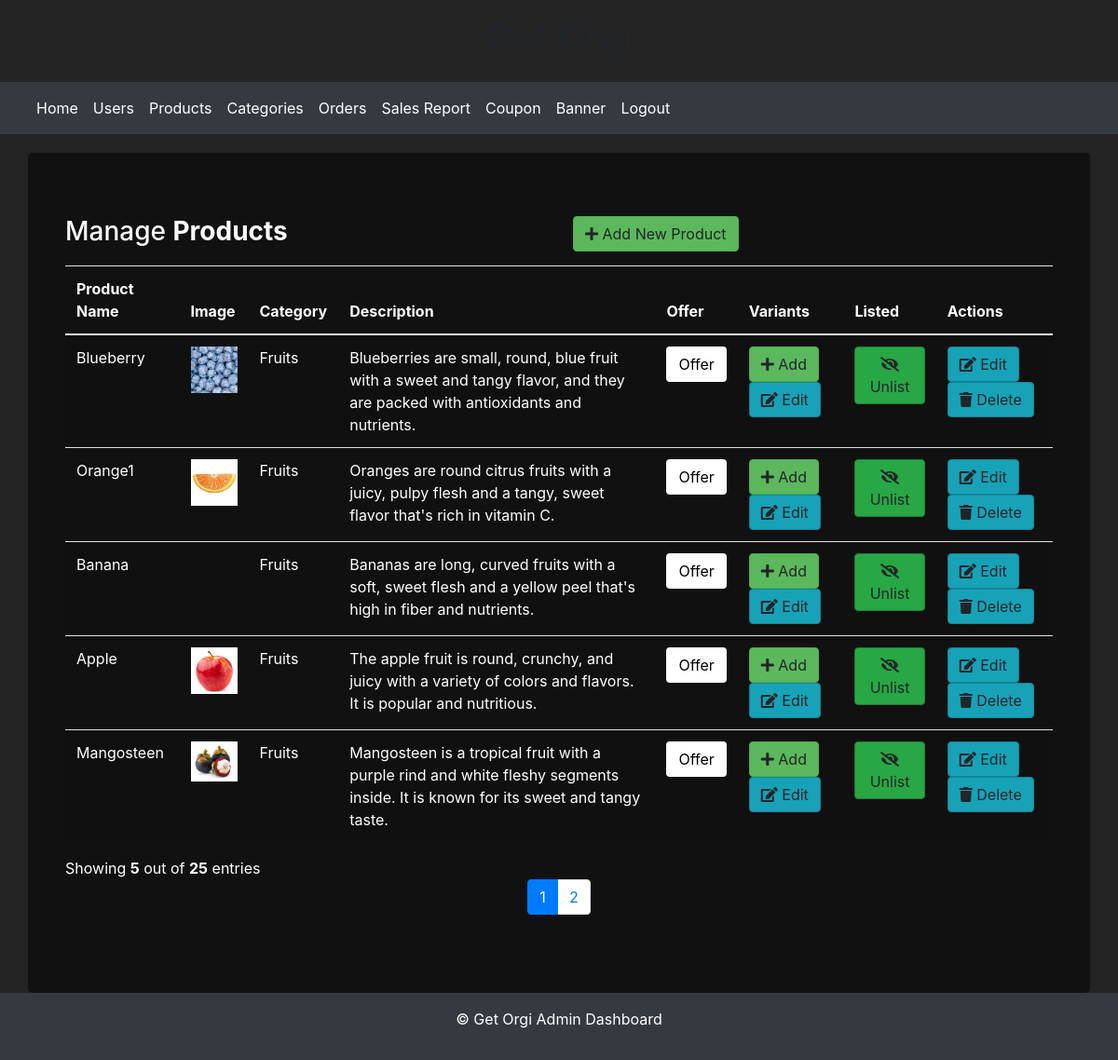
Page /admin_page (signed in) on the committed database.
### shopping/models.py (models this page shows, shortened)
class Product(models.Model):
    name = models.CharField(max_length=50)
    description = models.TextField(max_length=200, default='')
    stock = models.PositiveIntegerField(default=1)
    category = models.ForeignKey(Category, on_delete=models.CASCADE,  null=True)
    normalprice = models.IntegerField(default=0)
    listed = models.BooleanField(default=True)
    offer_percentage = models.IntegerField(default=0,null=True)

class Image(models.Model):
    image = models.ImageField(upload_to='products/')
    product = models.ForeignKey(Product, on_delete=models.CASCADE, null=True, blank=True, related_name='images', default=None)

class Category(models.Model):
    name = models.CharField(max_length=50)
    offer_percentage = models.IntegerField(blank=True, null=True)
    def __str__(self):
        return self.name

### shopping/views.py (the view)
# urls.py: path('admin_page',views.admin_page,name="admin_page"),
@never_cache
def admin_page(request):
    if 'adusername' in request.session:
        orgi = Product.objects.all()
        categories = Category.objects.all()
        context = {
            'orgi': orgi,
        'categories': categories}
        return render(request,'admin.html',context)
    else:
        return redirect('admin_login')

### templates/admin.html (shortened to what this page needs)
{% extends 'admin_dash.html'%}
{%block content%}
<link rel="stylesheet" href="https://cdnjs.cloudflare.com/ajax/libs/font-awesome/5.15.3/css/all.min.css">
<body>
    <div class="container">
        <div class="table-title">
            <div class="row">
                <div class="col-sm-6">
                    <h2>Manage <b>Products</b></h2>
                </div>
                <div class="col-sm-6">
                    <a href="{% url 'add'  %}" class="btn btn-add"><i class="fas fa-plus"></i> Add New Product</a>
                </div>
            </div>
        </div>
            <table class="table table-striped table-hover">
                <thead>
                    <tr>
                        <th>Product Name</th>
                        <th>Image</th>
                        <th>Category</th>
                        <th>Description</th>
                        <th>Offer</th>
                        <th>Variants</th>
                        <th>Listed</th>
                        <th>Actions</th>
                    </tr>
                </thead>
                <tbody>
                    {% for i in orgi %}
                    <tr>
                        <td>{{ i.name }}</td>
                        <td>
                            <div id="achu">
                                {% if i.images.all %}
                                {% with i.images.all|first as img %}
                                <img class="img-fluid w-100" src="{{ img.image.url }}" alt="{{ product.name }}">
                                {% endwith %}
                                {% endif %}
                            </div>
                        </td>
                        <td>{{ i.category }}</td>
                        <td>{{ i.description }}</td>
                        <td><a href="{% url 'product_offer' product_id=i.id %}" class="btn btn-offer">Offer</a></td>
                        <td>
                            <a href="{% url 'add_variants' i.id %}" class="btn btn-add">
                                <i class="fas fa-plus"></i> Add
                            </a>
                            <a href="{% url 'edit_variants' i.id %}" class="btn btn-edit">
                                <i class="fas fa-edit"></i> Edit
                            </a>
                        </td>
                        <td>
                            {% if i.listed %}
                                <form method="post" action="{% url 'list_unlist_product' %}">
                                    <button type="submit" class="btn btn-unlist"><i class="fas fa-eye-slash"></i> Unlist</button>
                                </form>
                            {% endif %}
                        </td>
                        <td>
                            <a href="{% url 'update' i.id %}" class="btn btn-edit"><i class="fas fa-edit"></i> Edit</a>
                            <a href="{% url 'delete' i.id %}" class="btn btn-edit product-delete-btn" data-product-id="{{ i.id }}"><i class="fas fa-trash"></i> Delete</a>
                        </td>
                    </tr>
                    {% endfor %}
                </tbody>
            </table>
        <div class="clearfix">
            <div class="hint-text">Showing <b>5</b> out of <b>25</b> entries</div>
            <ul class="pagination">
            </ul>
        </div>
    </div>
</body>
{% endblock %}

### templates/admin_dash.html (shortened to what this page needs)
<!DOCTYPE html>
<html>
<head>
	<link rel="stylesheet" href="https://maxcdn.bootstrapcdn.com/bootstrap/4.5.2/css/bootstrap.min.css">
</head>
<body>
	<header>
		<h1 class="text-center py-3">Get Orgi</h1>
	</header>
	<nav class="navbar navbar-expand-lg navbar-dark bg-dark">
		<div class="container-fluid">
			<div class="collapse navbar-collapse" id="navbarNav">
				<ul class="navbar-nav">
					<li class="nav-item">
						<a class="nav-link" href="{% url 'admin_dash' %}">Home</a>
					</li>
					<li class="nav-item">
						<a class="nav-link" href="{% url 'user_detail' %}">Users</a>
					</li>
					<li class="nav-item">
						<a class="nav-link" href="{% url 'admin_page' %}">Products</a>
					</li>
					<li class="nav-item">
						<a class="nav-link" href="{% url 'category_list' %}">Categories</a>
					</li>
					<li class="nav-item">
						<a class="nav-link" href="{% url 'adminorderlist' %}">Orders</a>
					</li>
					 <li class="nav-item">
						<a class="nav-link" href="{% url 'sales_report' %}">Sales Report</a>
					</li>
					<li class="nav-item">
						<a class="nav-link" href="{% url 'admincouponlist' %}">Coupon</a>
					</li>
					<li class="nav-item">
						<a class="nav-link" href="{% url 'adminbannerlist' %}">Banner</a>
					</li>
					<li class="nav-item">
						<a class="nav-link text-white" href="{% url 'admin_logout'%}">Logout</a>
					</li>
				</ul>
			</div>
		</div>
	</nav>
	<main class="container py-5">
        {%block content%}
		{% endblock %}
	</main>
</body>
</html>
	<footer class="bg-dark text-white text-center py-3">
		<p>&copy; Get Orgi Admin Dashboard</p>
	</footer>
</body>
</html>

### templates/admin_dash.html (style rules this page uses)
body { background-color: #f8f9fa; }
.navbar { margin-bottom: 20px; }
.nav-link { color: #fff !important; }

### templates/admin.html (style rules this page uses)
#achu { width:50px; border-radius:5px; }
body { background-color: #232323; }
.container { background-color: #111; padding: 20px; border-radius: 5px; color: #fff; }
.table-title { margin-bottom: 15px; }
.table-title h2 { margin: 0; padding: 0; font-size: 28px; color: #fff; }
.btn-add { background-color: #5cb85c; border-color: #4cae4c; }
.btn-edit { background-color: #17a2b8; border-color: #138496; }
.btn-unlist { background-color: #28a745; border-color: #1e7e34; }
.pagination { justify-content: center; }
thead th { color: #fff; }
tbody td { color: #fff; }
.btn-offer { background-color: #fff; color: #000; }

### rows in the picture
Product: name "Blueberry", image (picture), category "Fruits", description "Blueberries are small, round, blue fruit with a sweet and tangy flavor, and they are packed with antioxidants and nutrients."
Product: name "Orange1", image (picture), category "Fruits", description "Oranges are round citrus fruits with a juicy, pulpy flesh and a tangy, sweet flavor that's rich in vitamin C."
Product: name "Banana", category "Fruits", description "Bananas are long, curved fruits with a soft, sweet flesh and a yellow peel that's high in fiber and nutrients."
Product: name "Apple", image (picture), category "Fruits", description "The apple fruit is round, crunchy, and juicy with a variety of colors and flavors. It is popular and nutritious."
Product: name "Mangosteen", image (picture), category "Fruits", description "Mangosteen is a tropical fruit with a purple rind and white fleshy segments inside. It is known for its sweet and tangy taste."
